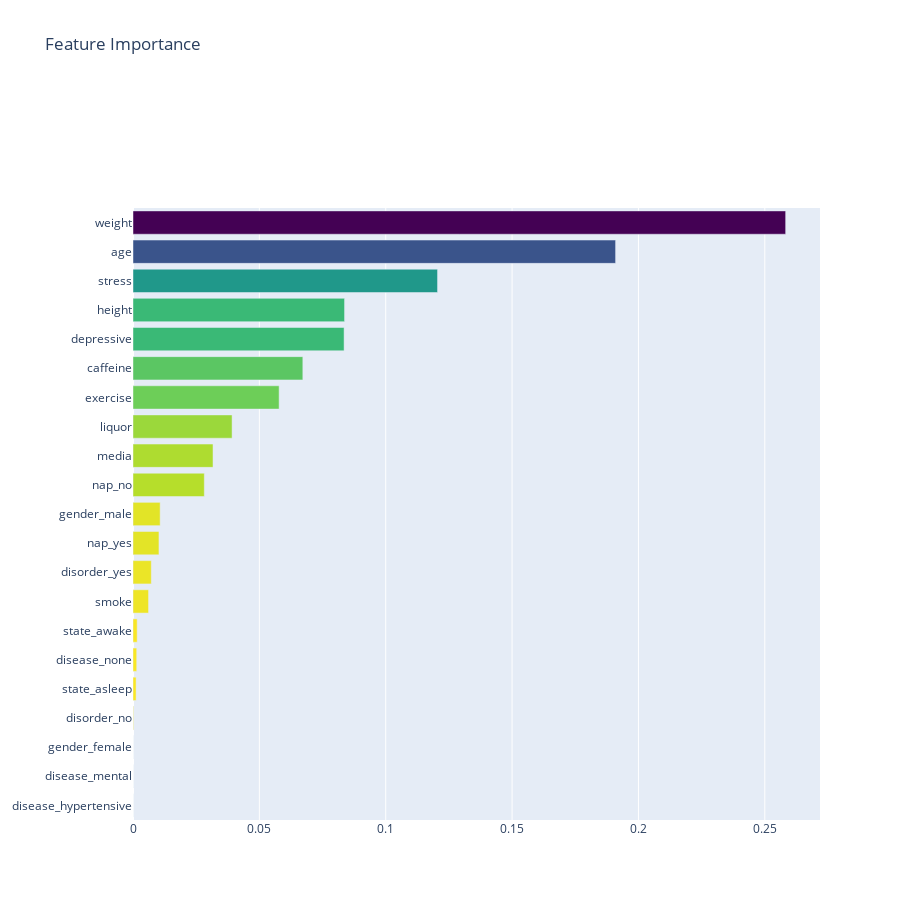

Here is the notebook cell this chart was saved with:
### Code cell
features = x_train.columns.values
x, y = (list(x) for x in zip(*sorted(zip(DTModel.feature_importances_, features),reverse=False)) )

trace = go.Bar(x=x,y=y,
              marker=dict(
              color=x,
              colorscale = 'Viridis',
              reversescale = True),
              name = 'Decision Tree Feature importance',
              orientation='h',
              )
layout = dict(title='Feature Importance', 
              width = 900, 
              height = 900, 
              yaxis=dict(showgrid=False, showline=False, showticklabels=True,domain=[0,0.85],)
             )

fig = go.Figure(data=[trace])
fig['layout'].update(layout)
py.iplot(fig, filename='plots')

### Figure 1 — Plotly figure (JSON) as saved in the notebook; plotly's stock layout.template omitted (floating-point values rounded to 4 significant figures)
{"data": [{"marker": {"color": [0, 0, 0, 0.0002072, 0.001228, 0.00147, 0.001652, 0.006151, 0.007238, 0.01027, 0.01074, 0.02822, 0.03167, 0.0392, 0.05781, 0.0672, 0.08352, 0.08371, 0.1205, 0.191, 0.2582], "colorscale": [[0, "#440154"], [0.1111, "#482878"], [0.2222, "#3e4989"], [0.3333, "#31688e"], [0.4444, "#26828e"], [0.5556, "#1f9e89"], [0.6667, "#35b779"], [0.7778, "#6ece58"], [0.8889, "#b5de2b"], [1, "#fde725"]], "reversescale": true}, "name": "Decision Tree Feature importance", "orientation": "h", "type": "bar", "x": [0, 0, 0, 0.0002072, 0.001228, 0.00147, 0.001652, 0.006151, 0.007238, 0.01027, 0.01074, 0.02822, 0.03167, 0.0392, 0.05781, 0.0672, 0.08352, 0.08371, 0.1205, 0.191, 0.2582], "y": ["disease_hypertensive", "disease_mental", "gender_female", "disorder_no", "state_asleep", "disease_none", "state_awake", "smoke", "disorder_yes", "nap_yes", "gender_male", "nap_no", "media", "liquor", "exercise", "caffeine", "depressive", "height", "stress", "age", "weight"]}], "layout": {"height": 900, "title": {"text": "Feature Importance"}, "width": 900, "yaxis": {"domain": [0, 0.85], "showgrid": false, "showline": false, "showticklabels": true}}}
